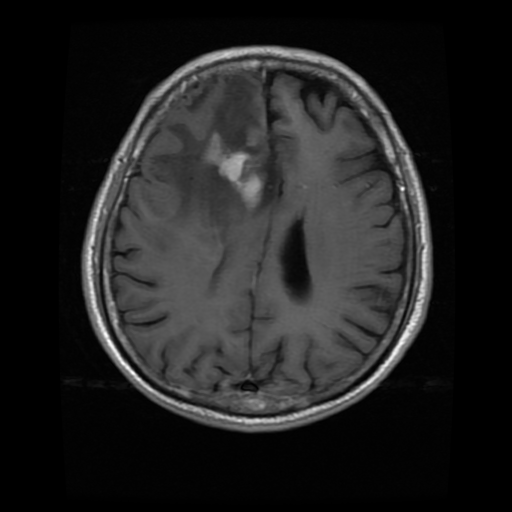
%> input picture matlab/matlab/Matlab ieee/Day 4- Matlab codes/brain.png, 512 x 512 px
$ octave Test21.m   (GNU Octave 9; MATLAB toolbox functions it lacks are replaced by stand-ins)
%> lines starting %> are read from the running program, lines starting %| are printed output that depends on the picture

% Wavelet Transform

clc;
close all;

I=imread('brain.png');
%> I is the input picture: size 512x512 uint8; min 0, max 255, mean 33

[cA,cH,cV,cD] = dwt2(I,'db2');
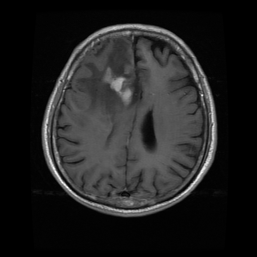
%> cA: size 257x257 double; min -1.26, max 505.3, mean 65.5; drawn with min black and max white
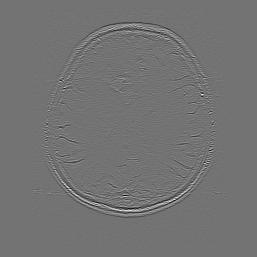
%> cH: size 257x257 double; min -34.65, max 41.89, mean 0; drawn with min black and max white
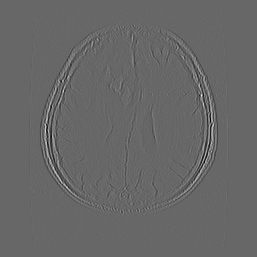
%> cV: size 257x257 double; min -33.66, max 49.09, mean 0; drawn with min black and max white
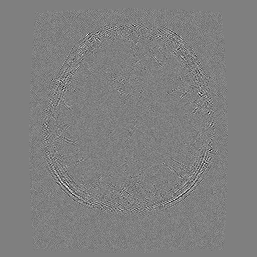
%> cD: size 257x257 double; min -5.51, max 5.5, mean -0.000477; drawn with min black and max white

subplot(2,2,1),imshow(mat2gray(cA));
subplot(2,2,2),imshow(mat2gray(cH));
subplot(2,2,3),imshow(mat2gray(cV));
subplot(2,2,4),imshow(mat2gray(cD));

figure,imshow(mat2gray(J));

$ run again, with matlab/matlab/Matlab ieee/Day 4- Matlab codes/1.tif saved as matlab/matlab/Matlab ieee/Day 4- Matlab codes/brain.png
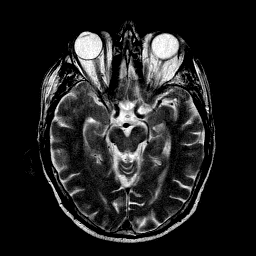
%> input picture matlab/matlab/Matlab ieee/Day 4- Matlab codes/1.tif, 256 x 256 px
%> I is the input picture: size 256x256 uint8; min 0, max 255, mean 33.9
%> `[cA,cH,cV,cD] = dwt2(I,'db2');`:
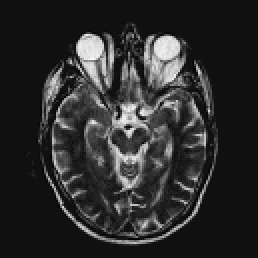
%> cA: size 129x129 double (shown 2 times larger); min -37.04, max 542.7, mean 66.8; drawn with min black and max white
%> `[cA,cH,cV,cD] = dwt2(I,'db2');`:
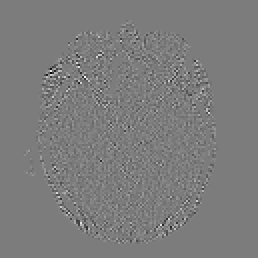
%> cD: size 129x129 double (shown 2 times larger); min -105.4, max 109.8, mean 0; drawn with min black and max white

$ run again, with matlab/matlab/Matlab ieee/Day 4- Matlab codes/2.tif saved as matlab/matlab/Matlab ieee/Day 4- Matlab codes/brain.png
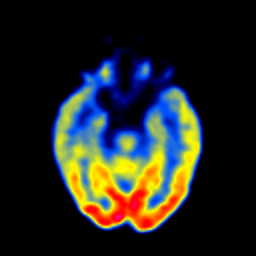
%> input picture matlab/matlab/Matlab ieee/Day 4- Matlab codes/2.tif, 256 x 256 px
%> I is the input picture: size 256x256x3 uint8; mean R, G, B 34.5, 36.5, 32.9
%> `[cA,cH,cV,cD] = dwt2(I,'db2');`:
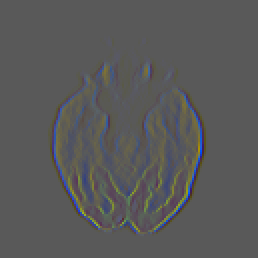
%> cV: size 129x129x3 double (shown 2 times larger); mean R, G, B 0, 0, 0; mean of the top-left, top-right, bottom-left and bottom-right quarters 0.00287, -0.00591, 0.0275, -0.0381; drawn with min black and max white
%> `[cA,cH,cV,cD] = dwt2(I,'db2');`:
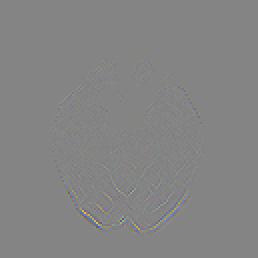
%> cD: size 129x129x3 double (shown 2 times larger); mean R, G, B 0.00213, 0.00237, -0.00012; drawn with min black and max white
